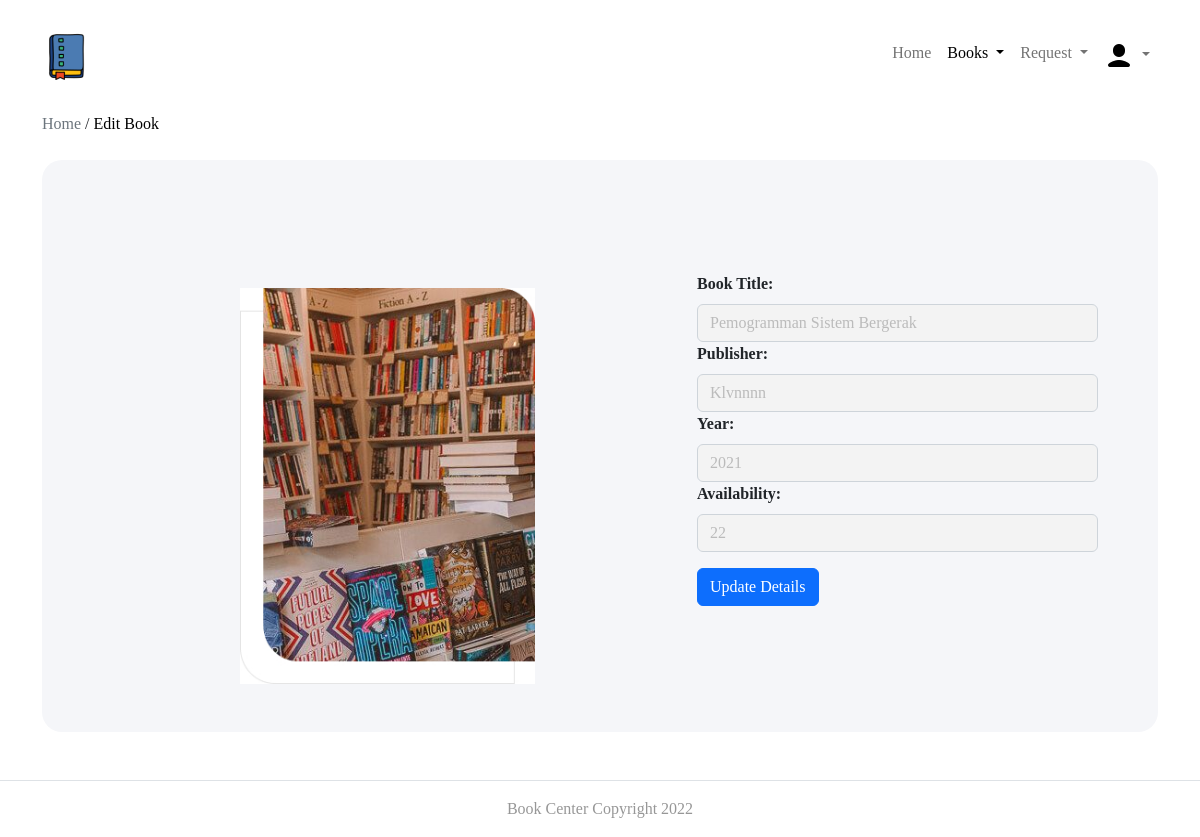
Screenshot of /Admin/edit_book_details.php?id=1 with the database file from the repository.
### tables this page shows
CREATE TABLE `buku` (
  `Id_buku` int(20) NOT NULL,
  `Judul_buku` varchar(50) DEFAULT NULL,
  `Tahun` varchar(50) DEFAULT NULL,
  `Penerbit` varchar(50) DEFAULT NULL,
  `Jml_tersedia` int(20) DEFAULT NULL
);

### Admin/edit_book_details.php (the view, shortened to what this page needs)
<?php
$conn=mysqli_connect('localhost','root','','bookscenter');
?>
<!DOCTYPE html>
<html lang="en">
    <head>
        <link rel="stylesheet" href="css/bootstrap.min.css">
        <link rel="stylesheet" href="css/style.css">
    </head>
    <body>
    <nav class="navbar navbar-expand-lg mb-4 mt-4">
            <div class="container">
            <a alt="cek" href = "/"><img src="img/logo.png"></a>
            <div class="collapse navbar-collapse" id="navbarSupportedContent">
                <ul class="navbar-nav w-100 d-flex justify-content-end">
                    <li class="nav-item">
                        <a class="nav-link " aria-current="page" href="index.php">Home</a>
                    </li>
                    <li class="nav-item dropdown">
                        <a class=" text-black nav-link dropdown-toggle" href="" role="button" data-bs-toggle="dropdown" aria-expanded="false">
                            Books
                        </a>
                    </li>
                    <li class="nav-item dropdown">
                        <a class="nav-link dropdown-toggle" href="" role="button" data-bs-toggle="dropdown" aria-expanded="false">
                            Request
                        </a>
                    </li>
                    <li class="nav-item dropdown">
                        <a class="nav-link dropdown-toggle" href="" role="button" data-bs-toggle="dropdown" aria-expanded="false">
                        <img src="img/user.png" class="nav-avatar" />
                        </a>
                    </li>
                </ul>
            </div>
            </div>
    </nav>
        <div class="container">
            <a href="book.php" class="text-muted text-decoration-none">Home</a> /
            <a href="edit_book_details.php" class="active text-decoration-none text-black">Edit Book</a>
             <div class="span9">
              <div class="container mt-4" style="background-color: #F5F6F9; border-top-left-radius: 20px; border-top-right-radius: 20px; border-bottom-left-radius: 20px; border-bottom-right-radius: 20px;">
                <br >
                  <div class="row p-5">
                  <div class="col-md-7 mt-5 pt-2 d-flex justify-content-center">
                  <img src="img/bookcenter.jpg" alt="" width="295px" height="396px">
                  </div>
                  <div class="col-md-5 pt-3">
                  <?php
                    $bookid = $_GET['id'];
                    $sql = "select * from buku where Id_buku='$bookid'";
                    $result=$conn->query($sql);
                    $row=$result->fetch_assoc();
                    $name=$row['Judul_buku'];
                    $publisher=$row['Penerbit'];
                    $year=$row['Tahun'];
                    $avail=$row['Jml_tersedia'];
                   ?>
                    <br >
                    <form class="form-horizontal row-fluid" action="edit_book_details.php?id=<?php echo $bookid ?>" method="post">
                        <div class="control-group">
                            <b>
                            <label class="form-label" for="Title">Book Title:</label></b>
                            <div class="controls">
                                <input type="text" id="Title" name="Title" value= "<?php echo $name?>" class="form-control form Button-Up" required>
                            </div>
                        </div>
                        <div class="control-group">
                            <b>
                            <label class="form-label" for="Publisher">Publisher:</label></b>
                            <div class="controls">
                                <input type="text" id="Publisher" name="Publisher" value= "<?php echo $publisher?>" class="form-control form Button-Up" required>
                            </div>
                        </div>
                        <div class="control-group">
                            <b>
                            <label class="form-label" for="Year">Year:</label></b>
                            <div class="controls">
                                <input type="text" id="Year" name="Year" value= "<?php echo $year?>" class="form-control form Button-Up" required>
                            </div>
                        </div>
                        <div class="control-group">
                            <b>
                            <label class="form-label" for="Availability">Availability:</label></b>
                            <div class="controls">
                                <input type="text" id="Availability" name="Availability" value= "<?php echo $avail?>" class="form-control form Button-Up" required>
                            </div>
                        </div>
                        <div class="control-group">
                            <div class="controls mt-3">
                                <button type="submit" name="submit"class="btn btn-primary">Update Details</button>
                            </div>
                        </div>
                    </form>
                  </div>
              </div>
             </div>
             </div>
         </div>
        <footer class="border-top footer mt-5">
        <div class="d-flex justify-content-center mt-3">
          <p> Book Center Copyright 2022</p>
        </div>
        </footer>
    </body>
</html>

### Admin/css/style.css (style rules this page uses)
body { font-family: 'Poppins'; }
footer { color: #979797; text-align: center; margin-top: auto; }
.Button-Up { background-color:#F3F3F3; color: #BBBBBB; }

### rows the page displays
buku: Title "Pemogramman Sistem Bergerak", Publisher "Klvnnnn", Year "2021", Availability "22"
